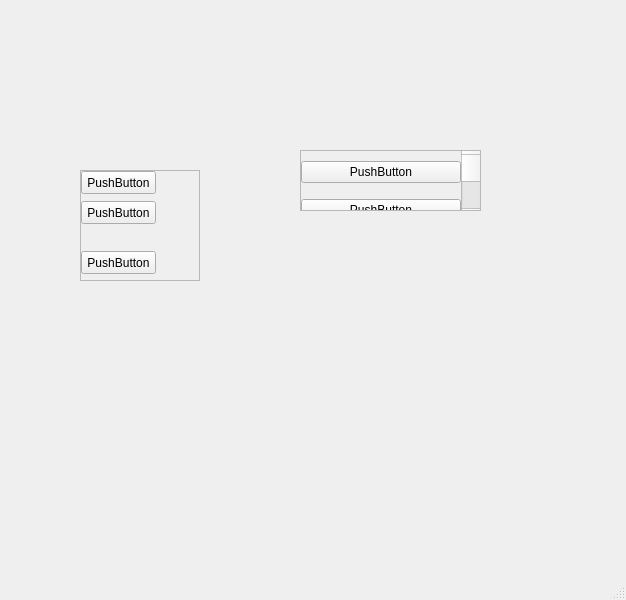
<?xml version="1.0" encoding="UTF-8"?>
<ui version="4.0">
 <class>MainWindow</class>
 <widget class="QMainWindow" name="MainWindow">
  <property name="geometry">
   <rect>
    <x>0</x>
    <y>0</y>
    <width>626</width>
    <height>600</height>
   </rect>
  </property>
  <property name="windowTitle">
   <string>List</string>
  </property>
  <widget class="QWidget" name="centralwidget">
   <widget class="QScrollArea" name="scrollArea">
    <property name="geometry">
     <rect>
      <x>80</x>
      <y>170</y>
      <width>120</width>
      <height>111</height>
     </rect>
    </property>
    <property name="widgetResizable">
     <bool>true</bool>
    </property>
    <widget class="QWidget" name="scrollAreaWidgetContents">
     <property name="geometry">
      <rect>
       <x>0</x>
       <y>0</y>
       <width>118</width>
       <height>109</height>
      </rect>
     </property>
     <widget class="QPushButton" name="pushButton">
      <property name="geometry">
       <rect>
        <x>0</x>
        <y>0</y>
        <width>75</width>
        <height>23</height>
       </rect>
      </property>
      <property name="text">
       <string>PushButton</string>
      </property>
     </widget>
     <widget class="QPushButton" name="pushButton_2">
      <property name="geometry">
       <rect>
        <x>0</x>
        <y>30</y>
        <width>75</width>
        <height>23</height>
       </rect>
      </property>
      <property name="text">
       <string>PushButton</string>
      </property>
     </widget>
     <widget class="QPushButton" name="pushButton_3">
      <property name="geometry">
       <rect>
        <x>0</x>
        <y>80</y>
        <width>75</width>
        <height>23</height>
       </rect>
      </property>
      <property name="text">
       <string>PushButton</string>
      </property>
     </widget>
    </widget>
   </widget>
   <widget class="QScrollArea" name="scrollArea_2">
    <property name="geometry">
     <rect>
      <x>300</x>
      <y>150</y>
      <width>181</width>
      <height>61</height>
     </rect>
    </property>
    <property name="widgetResizable">
     <bool>true</bool>
    </property>
    <widget class="QWidget" name="scrollAreaWidgetContents_2">
     <property name="geometry">
      <rect>
       <x>0</x>
       <y>0</y>
       <width>179</width>
       <height>59</height>
      </rect>
     </property>
     <widget class="QWidget" name="verticalLayoutWidget">
      <property name="geometry">
       <rect>
        <x>0</x>
        <y>0</y>
        <width>160</width>
        <height>80</height>
       </rect>
      </property>
      <layout class="QVBoxLayout" name="verticalLayout">
       <item>
        <widget class="QPushButton" name="pushButton_5">
         <property name="text">
          <string>PushButton</string>
         </property>
        </widget>
       </item>
       <item>
        <widget class="QPushButton" name="pushButton_4">
         <property name="text">
          <string>PushButton</string>
         </property>
        </widget>
       </item>
      </layout>
     </widget>
     <widget class="QScrollBar" name="verticalScrollBar">
      <property name="geometry">
       <rect>
        <x>160</x>
        <y>-10</y>
        <width>21</width>
        <height>81</height>
       </rect>
      </property>
      <property name="orientation">
       <enum>Qt::Vertical</enum>
      </property>
     </widget>
    </widget>
   </widget>
  </widget>
  <widget class="QMenuBar" name="menubar">
   <property name="geometry">
    <rect>
     <x>0</x>
     <y>0</y>
     <width>626</width>
     <height>21</height>
    </rect>
   </property>
  </widget>
  <widget class="QStatusBar" name="statusbar"/>
 </widget>
 <resources/>
 <connections/>
</ui>
